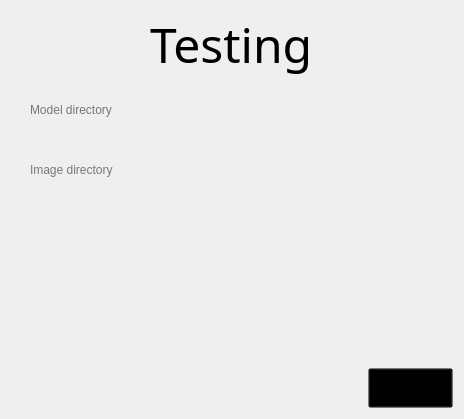
<?xml version="1.0" encoding="UTF-8"?>
<ui version="4.0">
 <class>Dialog</class>
 <widget class="QDialog" name="Dialog">
  <property name="geometry">
   <rect>
    <x>0</x>
    <y>0</y>
    <width>464</width>
    <height>410</height>
   </rect>
  </property>
  <property name="windowTitle">
   <string>Dialog</string>
  </property>
  <layout class="QGridLayout" name="gridLayout">
   <property name="leftMargin">
    <number>0</number>
   </property>
   <property name="topMargin">
    <number>0</number>
   </property>
   <property name="rightMargin">
    <number>0</number>
   </property>
   <property name="bottomMargin">
    <number>0</number>
   </property>
   <property name="spacing">
    <number>0</number>
   </property>
   <item row="0" column="0">
    <widget class="QStackedWidget" name="stackedWidget">
     <property name="minimumSize">
      <size>
       <width>0</width>
       <height>0</height>
      </size>
     </property>
     <property name="autoFillBackground">
      <bool>false</bool>
     </property>
     <property name="styleSheet">
      <string notr="true"/>
     </property>
     <property name="frameShape">
      <enum>QFrame::NoFrame</enum>
     </property>
     <property name="frameShadow">
      <enum>QFrame::Plain</enum>
     </property>
     <property name="currentIndex">
      <number>0</number>
     </property>
     <widget class="QWidget" name="Testing">
      <layout class="QGridLayout" name="gridLayout_2">
       <property name="leftMargin">
        <number>11</number>
       </property>
       <property name="topMargin">
        <number>11</number>
       </property>
       <property name="rightMargin">
        <number>11</number>
       </property>
       <property name="bottomMargin">
        <number>11</number>
       </property>
       <property name="horizontalSpacing">
        <number>7</number>
       </property>
       <property name="verticalSpacing">
        <number>0</number>
       </property>
       <item row="1" column="0">
        <layout class="QVBoxLayout" name="verticalLayout">
         <property name="spacing">
          <number>0</number>
         </property>
         <item>
          <widget class="QGroupBox" name="browseBoxTesting_3">
           <property name="sizePolicy">
            <sizepolicy hsizetype="Preferred" vsizetype="Fixed">
             <horstretch>0</horstretch>
             <verstretch>0</verstretch>
            </sizepolicy>
           </property>
           <property name="minimumSize">
            <size>
             <width>0</width>
             <height>60</height>
            </size>
           </property>
           <property name="styleSheet">
            <string notr="true">border-style: none</string>
           </property>
           <property name="title">
            <string/>
           </property>
           <property name="flat">
            <bool>false</bool>
           </property>
           <property name="checkable">
            <bool>false</bool>
           </property>
           <widget class="QPushButton" name="browseBtnModel_2">
            <property name="geometry">
             <rect>
              <x>319</x>
              <y>6</y>
              <width>91</width>
              <height>51</height>
             </rect>
            </property>
            <property name="sizePolicy">
             <sizepolicy hsizetype="Fixed" vsizetype="Fixed">
              <horstretch>0</horstretch>
              <verstretch>0</verstretch>
             </sizepolicy>
            </property>
            <property name="styleSheet">
             <string notr="true">QPushButton#browseBtnModel:hover
{
	image: url(:/BrowseBtn/browseHover.png);

}

QPushButton#browseBtnModel:pressed
{
	image: url(:/BrowseBtn/browsePush.png);

}

QPushButton#browseBtnModel
{
	image: url(:/BrowseBtn/browseDef.png);
	background:transparent;

}</string>
            </property>
            <property name="text">
             <string/>
            </property>
            <property name="iconSize">
             <size>
              <width>10</width>
              <height>10</height>
             </size>
            </property>
            <property name="autoRepeatDelay">
             <number>4</number>
            </property>
            <property name="autoRepeatInterval">
             <number>4</number>
            </property>
           </widget>
           <widget class="QLabel" name="customizeTextboxModelTesting">
            <property name="geometry">
             <rect>
              <x>4</x>
              <y>10</y>
              <width>311</width>
              <height>41</height>
             </rect>
            </property>
            <property name="text">
             <string>&lt;html&gt;&lt;head/&gt;&lt;body&gt;&lt;p&gt;&lt;img src=&quot;:/Dir/textInsert.png&quot;/&gt;&lt;/p&gt;&lt;/body&gt;&lt;/html&gt;</string>
            </property>
           </widget>
           <widget class="QLineEdit" name="modelDir">
            <property name="geometry">
             <rect>
              <x>17</x>
              <y>16</y>
              <width>281</width>
              <height>31</height>
             </rect>
            </property>
            <property name="font">
             <font>
              <pointsize>9</pointsize>
             </font>
            </property>
            <property name="autoFillBackground">
             <bool>false</bool>
            </property>
            <property name="styleSheet">
             <string notr="true">QLineEdit 
{
	background:transparent
}

</string>
            </property>
            <property name="text">
             <string/>
            </property>
            <property name="frame">
             <bool>false</bool>
            </property>
            <property name="placeholderText">
             <string>Model directory</string>
            </property>
           </widget>
          </widget>
         </item>
         <item>
          <widget class="QGroupBox" name="browseBoxTesting_4">
           <property name="sizePolicy">
            <sizepolicy hsizetype="Preferred" vsizetype="Fixed">
             <horstretch>0</horstretch>
             <verstretch>0</verstretch>
            </sizepolicy>
           </property>
           <property name="minimumSize">
            <size>
             <width>440</width>
             <height>60</height>
            </size>
           </property>
           <property name="styleSheet">
            <string notr="true">border-style: none;
</string>
           </property>
           <property name="title">
            <string/>
           </property>
           <property name="flat">
            <bool>false</bool>
           </property>
           <property name="checkable">
            <bool>false</bool>
           </property>
           <widget class="QPushButton" name="browseBtnImgTesting_2">
            <property name="geometry">
             <rect>
              <x>319</x>
              <y>6</y>
              <width>91</width>
              <height>51</height>
             </rect>
            </property>
            <property name="sizePolicy">
             <sizepolicy hsizetype="Fixed" vsizetype="Fixed">
              <horstretch>0</horstretch>
              <verstretch>0</verstretch>
             </sizepolicy>
            </property>
            <property name="styleSheet">
             <string notr="true">QPushButton#browseBtnImgTesting:hover
{
	image: url(:/BrowseBtn/browseHover.png);

}

QPushButton#browseBtnImgTesting:pressed
{
	image: url(:/BrowseBtn/browsePush.png);

}

QPushButton#browseBtnImgTesting
{
	image: url(:/BrowseBtn/browseDef.png);
	background:transparent;

}</string>
            </property>
            <property name="text">
             <string/>
            </property>
            <property name="iconSize">
             <size>
              <width>10</width>
              <height>10</height>
             </size>
            </property>
            <property name="autoRepeatDelay">
             <number>4</number>
            </property>
            <property name="autoRepeatInterval">
             <number>4</number>
            </property>
           </widget>
           <widget class="QLabel" name="customizeTextboxImgTesting_2">
            <property name="geometry">
             <rect>
              <x>4</x>
              <y>10</y>
              <width>311</width>
              <height>41</height>
             </rect>
            </property>
            <property name="text">
             <string>&lt;html&gt;&lt;head/&gt;&lt;body&gt;&lt;p&gt;&lt;img src=&quot;:/Dir/textInsert.png&quot;/&gt;&lt;/p&gt;&lt;/body&gt;&lt;/html&gt;</string>
            </property>
           </widget>
           <widget class="QLineEdit" name="imgDir_2">
            <property name="geometry">
             <rect>
              <x>17</x>
              <y>16</y>
              <width>281</width>
              <height>31</height>
             </rect>
            </property>
            <property name="font">
             <font>
              <pointsize>9</pointsize>
             </font>
            </property>
            <property name="autoFillBackground">
             <bool>false</bool>
            </property>
            <property name="styleSheet">
             <string notr="true">QLineEdit 
{
	background:transparent
}

</string>
            </property>
            <property name="text">
             <string/>
            </property>
            <property name="frame">
             <bool>false</bool>
            </property>
            <property name="placeholderText">
             <string>Image directory</string>
            </property>
           </widget>
          </widget>
         </item>
        </layout>
       </item>
       <item row="0" column="0" alignment="Qt::AlignHCenter">
        <widget class="QLabel" name="label_2">
         <property name="font">
          <font>
           <family>Bauhaus 93</family>
           <pointsize>36</pointsize>
          </font>
         </property>
         <property name="text">
          <string>Testing</string>
         </property>
        </widget>
       </item>
       <item row="5" column="0">
        <layout class="QHBoxLayout" name="horizontalLayout">
         <property name="spacing">
          <number>0</number>
         </property>
         <property name="leftMargin">
          <number>20</number>
         </property>
         <item>
          <widget class="QLabel" name="chosenImg">
           <property name="sizePolicy">
            <sizepolicy hsizetype="Fixed" vsizetype="Fixed">
             <horstretch>0</horstretch>
             <verstretch>0</verstretch>
            </sizepolicy>
           </property>
           <property name="minimumSize">
            <size>
             <width>210</width>
             <height>210</height>
            </size>
           </property>
           <property name="styleSheet">
            <string notr="true">QLabel#chosenImg
{
border-image: url(:/DefaultImage/defualtImage.png);

}</string>
           </property>
           <property name="text">
            <string/>
           </property>
           <property name="alignment">
            <set>Qt::AlignLeading|Qt::AlignLeft|Qt::AlignTop</set>
           </property>
          </widget>
         </item>
         <item alignment="Qt::AlignRight|Qt::AlignBottom">
          <widget class="QPushButton" name="testBtn">
           <property name="sizePolicy">
            <sizepolicy hsizetype="Preferred" vsizetype="Fixed">
             <horstretch>0</horstretch>
             <verstretch>0</verstretch>
            </sizepolicy>
           </property>
           <property name="minimumSize">
            <size>
             <width>85</width>
             <height>40</height>
            </size>
           </property>
           <property name="styleSheet">
            <string notr="true">
QPushButton#testBtn:hover
{
	
	image: url(:/TestBtn/testHover.png);
}

QPushButton#testBtn:pressed
{
	
	image: url(:/TestBtn/testPush.png);
}

QPushButton#testBtn
{
	
	image: url(:/TestBtn/testDef.png);
	background:transparent;

}







</string>
           </property>
           <property name="text">
            <string/>
           </property>
           <property name="iconSize">
            <size>
             <width>10</width>
             <height>10</height>
            </size>
           </property>
           <property name="autoRepeatDelay">
            <number>4</number>
           </property>
           <property name="autoRepeatInterval">
            <number>4</number>
           </property>
          </widget>
         </item>
        </layout>
       </item>
      </layout>
     </widget>
    </widget>
   </item>
  </layout>
 </widget>
 <resources>
  <include location="guiResource.qrc"/>
 </resources>
 <connections/>
</ui>
